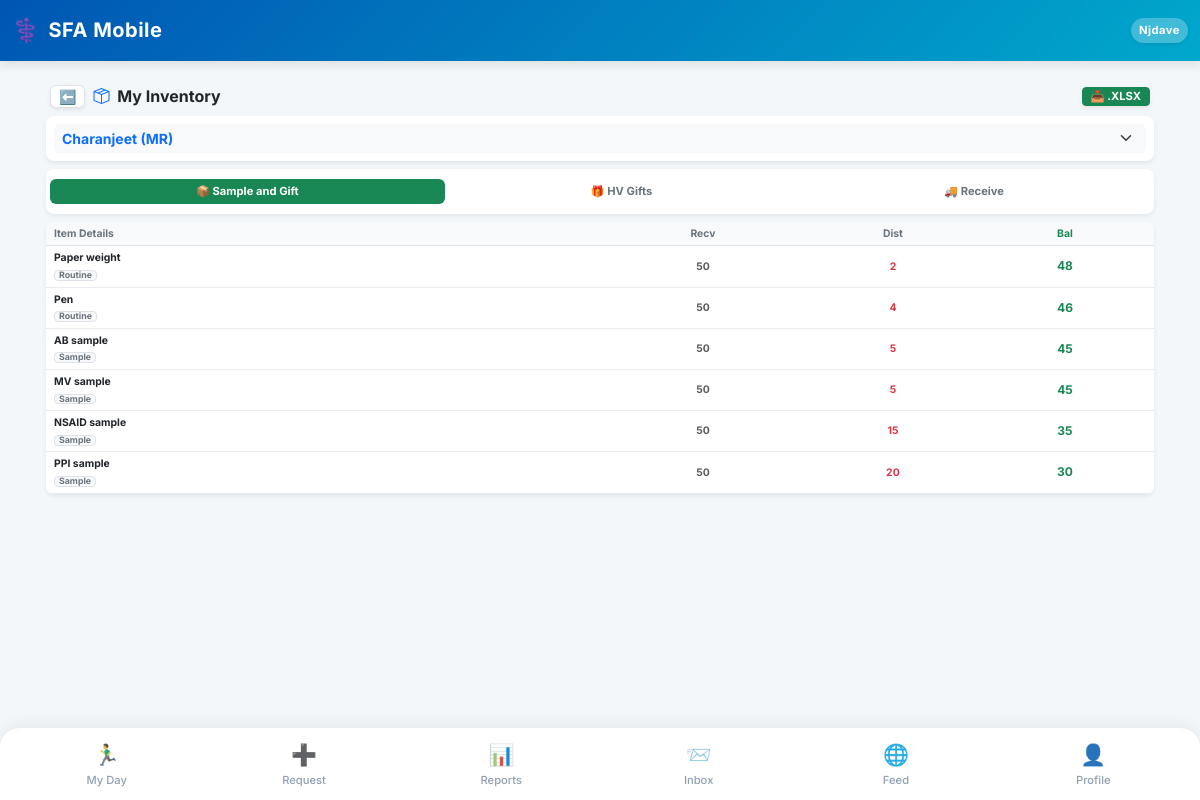
Screenshot of /my-inventory/ (signed in) with the database file from the repository.
### SFA/models.py (models this page shows, shortened)
class Employee(models.Model):
    user = models.OneToOneField(User, on_delete=models.CASCADE, null=True, blank=True)
    company = models.ForeignKey(Company, on_delete=models.PROTECT, related_name='employees') # Already Correct
    DESIGNATION_CHOICES = [
        ('MR', 'Medical Representative'),
        ('ABM', 'Area Business Manager'),
        ('RBM', 'Regional Business Manager'),
        ('ZBM', 'Zonal Business Manager'),
        ('NSM', 'National Sales Manager'),
        ('Admin', 'System Administrator'),
    ]
    name = models.CharField(max_length=100)
    employee_code = models.CharField(max_length=50) # 🌟 FIX: unique=True HATA DIYA HAI
    designation = models.CharField(max_length=5, choices=DESIGNATION_CHOICES, default='MR', db_index=True)   # 🚀 INDEX
    manager = models.ForeignKey('self', on_delete=models.SET_NULL, null=True, blank=True, related_name='subordinates')
    headquarter = models.ForeignKey(Territory, on_delete=models.SET_NULL, null=True, blank=True)
    phone = models.CharField(max_length=15)
    joining_date = models.DateField(default=timezone.now, help_text="Employee ki company join karne ki date. DCR calendar is date se aage hi banega, pehle ka nahi.")
    photo = models.ImageField(upload_to='employee_photos/', blank=True, null=True, help_text="Employee ki profile photo")
    address = models.TextField(blank=True, null=True, help_text="Employee ka home address")
    is_active = models.BooleanField(default=True, db_index=True, help_text="False matlab ye employee company chhod chuka hai ya inactive hai.")   # 🚀 INDEX
    leaving_date = models.DateField(null=True, blank=True, help_text="Employee ke company chhodne ki tareekh.")
    dob = models.DateField(null=True, blank=True, verbose_name="Date of Birth")
    anniversary = models.DateField(null=True, blank=True, verbose_name="Marriage Anniversary")
    blood_group = models.CharField(max_length=10, blank=True, null=True)
    emergency_contact = models.CharField(max_length=15, blank=True, null=True)
    permanent_address = models.TextField(blank=True, null=True)
    father_name = models.CharField(max_length=100, blank=True, null=True)
    father_dob = models.DateField(null=True, blank=True)
    father_mobile = models.CharField(max_length=15, blank=True, null=True)
    father_occupation = models.CharField(max_length=100, blank=True, null=True)
    mother_name = models.CharField(max_length=100, blank=True, null=True)
    mother_dob = models.DateField(null=True, blank=True)
    mother_mobile = models.CharField(max_length=15, blank=True, null=True)
    mother_occupation = models.CharField(max_length=100, blank=True, null=True)
    spouse_name = models.CharField(max_length=100, blank=True, null=True)
    spouse_dob = models.DateField(null=True, blank=True)
    spouse_mobile = models.CharField(max_length=15, blank=True, null=True)
    spouse_occupation = models.CharField(max_length=100, blank=True, null=True)
    child1_name = models.CharField(max_length=100, blank=True, null=True)
    child1_dob = models.DateField(null=True, blank=True)
    child2_name = models.CharField(max_length=100, blank=True, null=True)
    child2_dob = models.DateField(null=True, blank=True)
    EMPLOYMENT_STATUS_CHOICES = [
        ('active', 'Active'),
        ('resigned', 'Resigned'),
        ('retired', 'Retired'),
        ('transferred', 'Transferred'),
        ('terminated', 'Terminated'),
        ('vacant', 'Vacant (Placeholder)'),   # 🌟 Dummy employee jab tak naya MR na aaye
        ('archived', 'Archived (Old Dummy)'), # 🌟 Dummy jiska kaam ho gaya, naye employee ko sab de diya
    ]
    employment_status = models.CharField(
        max_length=15, choices=EMPLOYMENT_STATUS_CHOICES, default='active',
        help_text="is_active sirf access/login control karta hai; ye field WAJAH/reason batata hai."
    )
    is_placeholder = models.BooleanField(
        default=False,
        help_text="True = ye ek 'Vacant_<HQ>' dummy employee hai, asli insaan nahi. Joint Work me normal employee jaisea hi treat hota hai (use individual hi maana jayega)."
    )
    class Meta:
        unique_together = ('company', 'employee_code')

class PromoItem(models.Model):
    ITEM_TYPES = (
        ('Sample', 'Sample (Medicine)'),
        ('Routine', 'Routine Input (< ₹1000)'),
        ('HighValue', 'High-Value Gift (> ₹1000)')
    )
    company = models.ForeignKey(Company, on_delete=models.CASCADE, related_name='promo_items') # 🌟 CHANGED
    name = models.CharField(max_length=100) # Item ka naam (e.g., "Nsaid Catch Cover" ya "Company Pen")
    item_type = models.CharField(max_length=20, choices=ITEM_TYPES)
    linked_product = models.ForeignKey('Product', on_delete=models.SET_NULL, null=True, blank=True, help_text="Sirf Sample ke liye product select karein")
    price = models.DecimalField(max_digits=10, decimal_places=2, default=0.00)
    is_active = models.BooleanField(default=True)

### SFA/views/reports_promo.py (the view, shortened to what this page needs)
# urls.py: path('my-inventory/', mr_inventory_view, name='mr_inventory'),
@employee_required
def mr_inventory_view(request, employee):
    team_employees = get_dropdown_team(employee)
    is_manager_view = employee.designation != 'MR'
    default_emp_id = str(employee.id)
    if is_manager_view:
        first_sub = team_employees.exclude(id=employee.id).first()
        if first_sub: default_emp_id = str(first_sub.id)
    selected_emp_id = request.GET.get('employee_id', default_emp_id)
    selected_emp = get_object_or_404(Employee, id=int(selected_emp_id), company=employee.company)
    in_transit_items = PromoDispatch.objects.filter(employee=selected_emp, status='In-Transit').order_by('-dispatch_date')
    my_stock_qs = MRInventory.objects.filter(employee=selected_emp).select_related('item').order_by('item__item_type', 'item__name')
    sample_gift_data = []
    hv_stock_data = []
    recv_map = {}
    for item_id, qty in PromoDispatch.objects.filter(employee=selected_emp, status='Received').values_list('item_id', 'quantity'):
        recv_map[item_id] = recv_map.get(item_id, 0) + qty
    ledger_map = {}   # (doctor_id, item_id) → latest ledger entry
    for led in DoctorROILedger.objects.filter(employee=selected_emp).select_related('doctor', 'item').order_by('date_given'):
        ledger_map[(led.doctor_id, led.item_id)] = led   # last wali jeetegi (order ascending)
    sample_gift_data = []
    hv_stock_data = []
    for stock in my_stock_qs:
        total_rec = recv_map.get(stock.item_id, 0)      # 🚀 dict lookup
        distributed = total_rec - stock.stock_qty
        if distributed < 0: distributed = 0
        if total_rec > 0 or stock.stock_qty > 0 or distributed > 0:
            row = {'item_name': stock.item.name, 'category': stock.item.item_type, 'received': total_rec, 'distributed': distributed, 'balance': stock.stock_qty}
            if stock.item.item_type == 'HighValue':
                hv_stock_data.append(row)
            else:
                sample_gift_data.append(row)
    hv_plans = GiftCampaignPlan.objects.filter(employee=selected_emp, item__item_type='HighValue').select_related('doctor', 'item').order_by('-year', '-month')
    hv_tracker = []
    recent_logs = DoctorROILedger.objects.filter(employee=selected_emp).select_related('doctor', 'item').order_by('-date_given')[:100]
    return render(request, 'mr_inventory.html', {
        'team_employees': team_employees, 'selected_emp_id': int(selected_emp_id),
        'sample_gift_data': sample_gift_data, 'hv_stock_data': hv_stock_data,
        'hv_tracker': hv_tracker,
        'recent_logs': recent_logs, 'in_transit_items': in_transit_items, 'is_manager_view': is_manager_view
    })

### SFA/templates/mr_inventory.html (shortened to what this page needs)
{% extends 'base.html' %}
{% block content %}
<div class="container-fluid p-0 mb-4 mt-1">
    <div class="d-flex align-items-center gap-2 mb-2 px-2">
        <a href="{% url 'view_hub' %}" class="btn btn-light shadow-sm btn-sm px-2 py-0 rounded-2 border bg-white text-secondary">⬅️</a>
        <h6 class="fw-bold text-dark mb-0 flex-grow-1"><i class="bi bi-box-seam text-primary me-1"></i> My Inventory</h6>
        <a href="?employee_id={{ selected_emp_id }}&export=excel" class="btn btn-success btn-sm fw-bold shadow-sm px-2 py-0" style="font-size: 0.70rem; border-radius: 4px;">📥 .XLSX</a>
    </div>
    {% if is_manager_view %}
    <div class="card border-0 shadow-sm mb-2 bg-white mx-1" style="border-radius: 8px;">
        <div class="card-body p-2">
            <form method="GET" class="row g-1 align-items-end" id="filterForm">
                <div class="col-12">
                    <select name="employee_id" class="form-select form-select-sm bg-light fw-bold text-primary border-0" style="border-radius: 6px;" onchange="this.form.submit()">
                        {% for emp in team_employees %}
                            <option value="{{ emp.id }}" {% if emp.id == selected_emp_id %}selected{% endif %}>
                                {{ emp.name }} ({{ emp.designation }})
                            </option>
                        {% endfor %}
                    </select>
                </div>
            </form>
        </div>
    </div>
    {% endif %}
    <ul class="nav nav-pills mx-1 mb-2 shadow-sm bg-white p-1" id="inventoryTabs" role="tablist" style="border-radius: 8px;">
        <li class="nav-item flex-fill text-center" role="presentation">
            <button class="nav-link active w-100 fw-bold py-1" id="stock-tab" data-bs-toggle="pill" data-bs-target="#stock" type="button" role="tab" style="border-radius: 6px; font-size: 0.70rem;">
                📦 Sample and Gift
            </button>
        </li>
        <li class="nav-item flex-fill text-center" role="presentation">
            <button class="nav-link w-100 fw-bold py-1 text-secondary" id="hv-tab" data-bs-toggle="pill" data-bs-target="#hv" type="button" role="tab" style="border-radius: 6px; font-size: 0.70rem;">
                🎁 HV Gifts
            </button>
        </li>
        <li class="nav-item flex-fill text-center" role="presentation">
            <button class="nav-link w-100 fw-bold py-1 text-secondary" id="transit-tab" data-bs-toggle="pill" data-bs-target="#transit" type="button" role="tab" style="border-radius: 6px; font-size: 0.70rem;">
                🚚 Receive
            </button>
        </li>
    </ul>
    <div class="tab-content mx-1 mb-5" id="inventoryTabsContent">
        <div class="tab-pane fade show active" id="stock" role="tabpanel">
            <div class="card border-0 shadow-sm bg-white" style="border-radius: 8px;">
                <div class="table-responsive" style="border-radius: 8px;">
                    <table class="table table-sm table-custom text-center mb-0">
                        <thead>
                            <tr>
                                <th class="text-start ps-2" style="width: 50%;">Item Details</th>
                                <th>Recv</th>
                                <th>Dist</th>
                                <th class="text-success pe-2">Bal</th>
                            </tr>
                        </thead>
                        <tbody>
                            {% for item in sample_gift_data %}
                            <tr>
                                <td class="text-start ps-2">
                                    <span class="fw-bold text-dark d-block mb-0">{{ item.item_name }}</span>
                                    <span class="badge bg-light border text-secondary py-0 px-1 mt-1" style="font-size: 0.55rem; border-radius: 4px;">{{ item.category }}</span>
                                </td>
                                <td class="text-muted fw-bold">{{ item.received }}</td>
                                <td class="text-danger fw-bold">{{ item.distributed }}</td>
                                <td class="text-success fw-bold pe-2" style="font-size: 0.75rem;">{{ item.balance }}</td>
                            </tr>
                            {% empty %}
                            <tr><td colspan="4" class="text-muted py-3 fw-bold" style="font-size: 0.65rem;">Koi stock available nahi hai.</td></tr>
                            {% endfor %}
                        </tbody>
                    </table>
                </div>
            </div>
        </div>
    </div>
</div>
{% endblock %}

### SFA/templates/base.html (shortened to what this page needs)
<!DOCTYPE html>
<html lang="en">
<head>
    <link href="https://cdn.jsdelivr.net/npm/bootstrap@5.3.0/dist/css/bootstrap.min.css" rel="stylesheet">
    <link href="https://cdn.jsdelivr.net/npm/bootstrap-icons@1.11.0/font/bootstrap-icons.css" rel="stylesheet">
</head>
<body>
    <nav class="navbar navbar-dark navbar-custom sticky-top">
        <div class="container-fluid py-1">
            <span class="navbar-brand mb-0 h1 d-flex align-items-center gap-2">
                <span style="font-size: 1.4rem;">⚕️</span> SFA Mobile
            </span>
            <div class="d-flex align-items-center gap-3">
                <span class="text-white fw-bold bg-white bg-opacity-25 px-2 py-1 rounded-pill shadow-sm" style="font-size: 0.70rem; letter-spacing: 0.5px;">
                    {{ request.user.employee.name|default:"Guest"|truncatechars:10 }}
                </span>
            </div>
        </div>
    </nav>
    <div class="container mt-4 mb-4">
        {% block content %}
        {% endblock %}
    </div>
    <div class="fixed-bottom bottom-nav d-flex justify-content-between align-items-center">
        {% if request.user.employee.designation != 'Admin' and request.user.employee.designation != 'System Administrator' %}
        <a href="{% url 'mr_dashboard' %}" class="nav-item {% if request.resolver_match.url_name == 'mr_dashboard' or request.resolver_match.url_name == 'day_start' or request.resolver_match.url_name == 'day_end' %}active{% endif %}">
            <span class="nav-icon">🏃‍♂️</span>My Day
        </a>
        {% endif %}
        <a href="{% url 'request_hub' %}" class="nav-item {% if request.resolver_match.url_name == 'request_hub' %}active{% endif %}">
            <span class="nav-icon">➕</span>Request
        </a>
        <a href="{% url 'view_hub' %}" class="nav-item {% if request.resolver_match.url_name == 'view_hub' or request.resolver_match.url_name == 'dcr_report' %}active{% endif %}">
            <span class="nav-icon">📊</span>Reports
        </a>
        <a href="{% url 'web_inbox' %}" class="nav-item {% if request.resolver_match.url_name == 'web_inbox' or request.resolver_match.url_name == 'web_compose' %}active{% endif %}">
            <span class="nav-icon position-relative">
                📨
            </span>Inbox
        </a>
<a href="{% url 'community_feed' %}" class="nav-item {% if request.resolver_match.url_name == 'community_feed' %}active{% endif %}">
    <span class="nav-icon">🌐</span>Feed
</a>
        <a href="{% url 'profile' %}" class="nav-item {% if request.resolver_match.url_name == 'profile' %}active{% endif %}">
            <span class="nav-icon">👤</span>Profile
        </a>
    </div>
</body>
</html>

### rows the page displays
PromoItem: item_name "Paper weight", category "Routine"
PromoItem: item_name "Pen", category "Routine"
PromoItem: item_name "AB sample", category "Sample"
PromoItem: item_name "MV sample", category "Sample"
PromoItem: item_name "NSAID sample", category "Sample"
PromoItem: item_name "PPI sample", category "Sample"

### other values shown
{{ request.user.employee.name|default:"Guest"|truncatechars:10 }} "Njdave"
{{ item.received }} "50" "50" "50" "50" "50" "50"
{{ item.distributed }} "2" "4" "5" "5" "15" "20"
{{ item.balance }} "48" "46" "45" "45" "35" "30"
form field employee_id "Charanjeet (MR)"
